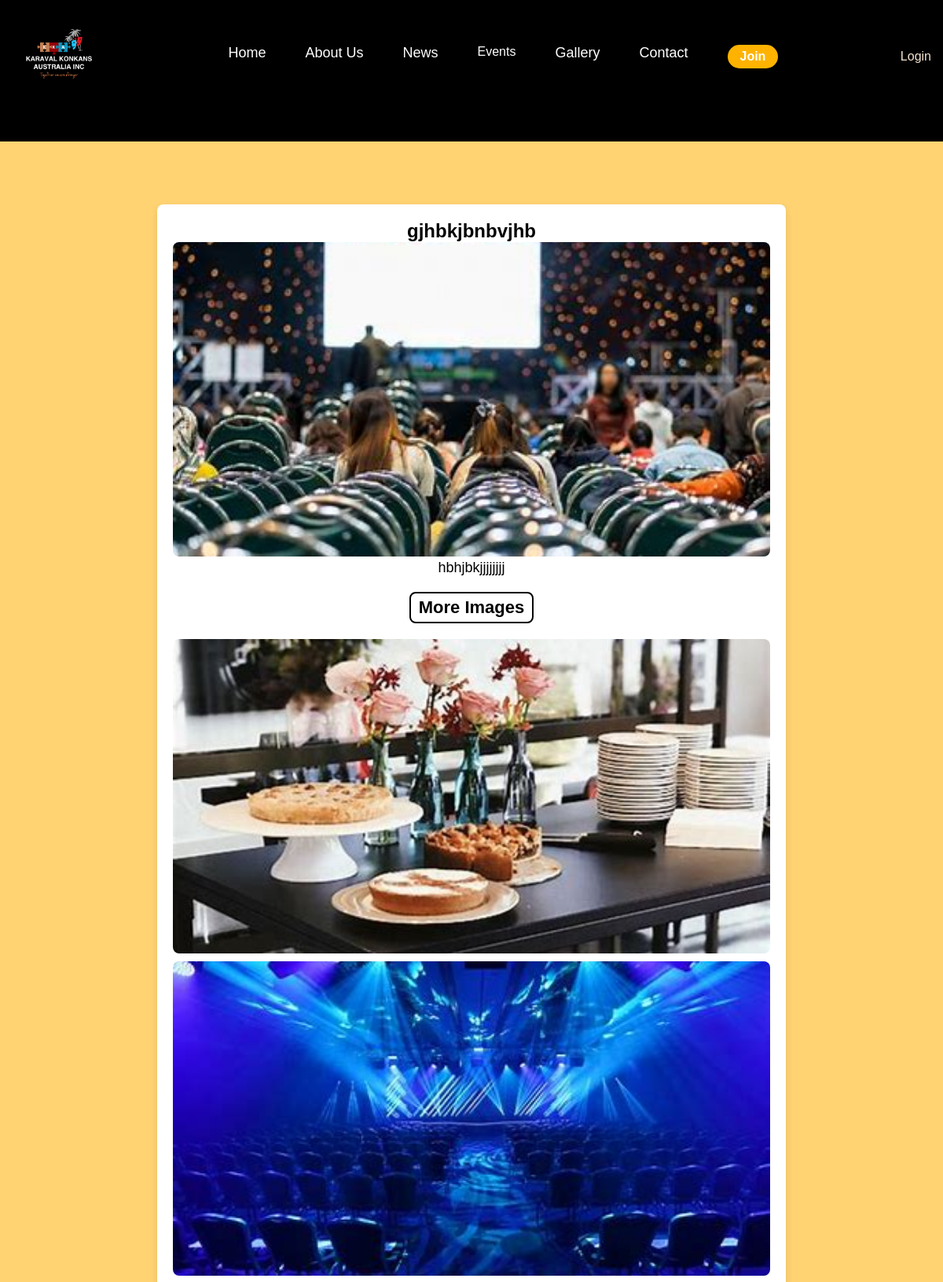
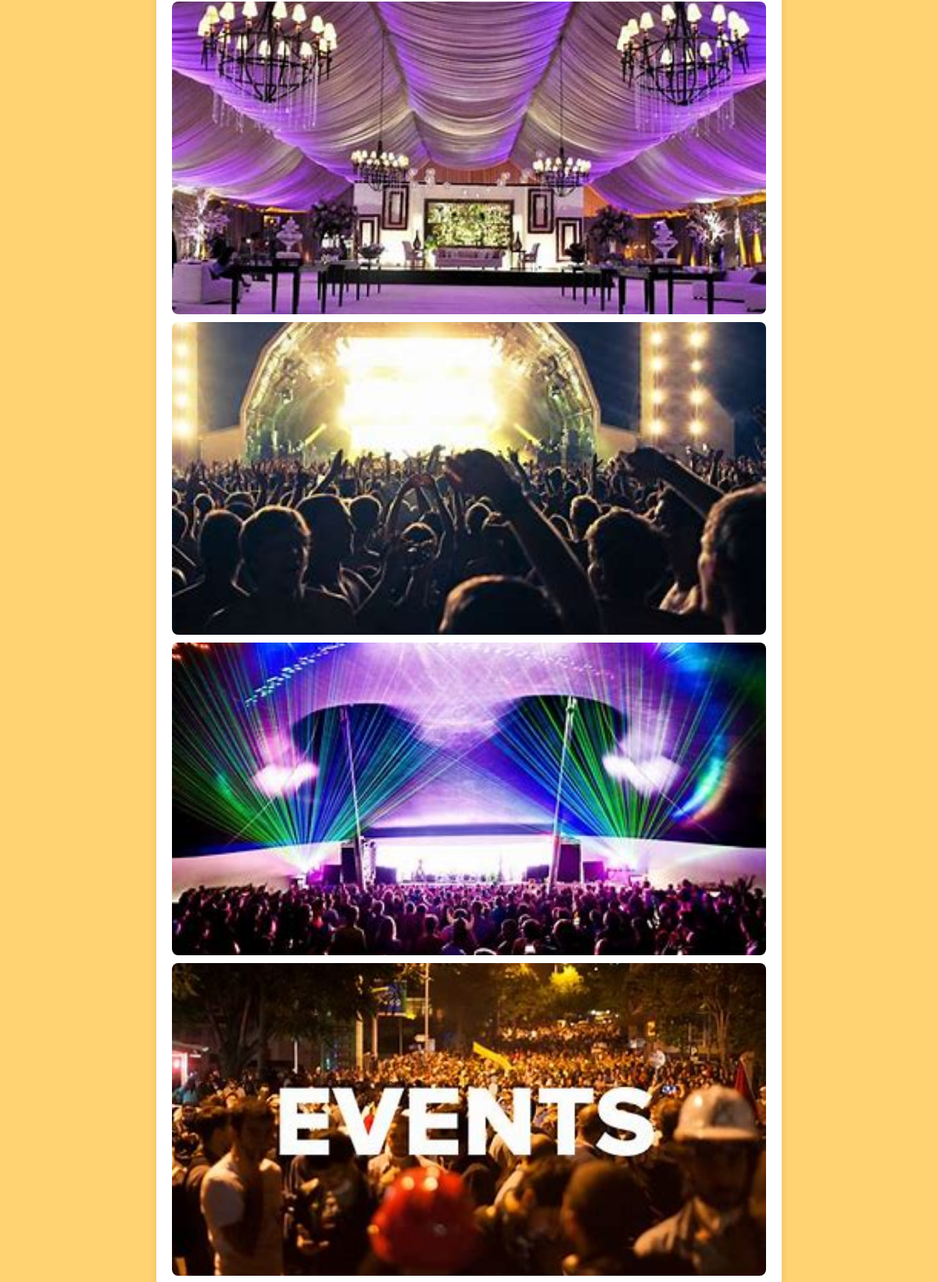
The app's page /gallery_details/25 (upper part) with its own data (2 pictures, top to bottom).
### tables this page shows
CREATE TABLE gallery (
    id INTEGER PRIMARY KEY AUTOINCREMENT,
    title TEXT NOT NULL,
    description TEXT NOT NULL,
    file_path TEXT NOT NULL
    , uploaded_at TIMESTAMP);

CREATE TABLE extra_images (
        id INTEGER PRIMARY KEY AUTOINCREMENT,
        event_id INTEGER,
        file_path TEXT NOT NULL,
        FOREIGN KEY (event_id) REFERENCES gallery(id) ON DELETE CASCADE
        );

### app.py (the view)
@app.route("/gallery_details/<int:event_id>")
def gallery_details(event_id):
    conn = sqlite3.connect(DB_PATH)
    cursor = conn.cursor()
    cursor.execute("SELECT id, title, description, file_path FROM gallery WHERE id = ?", (event_id,))
    event = cursor.fetchone()
    if not event:
        conn.close()
        return "Event not found", 404
    cursor.execute("SELECT file_path FROM extra_images WHERE event_id = ?", (event_id,))
    extra_images = [row[0] for row in cursor.fetchall()]
    conn.close()
    return render_template("gallery_details.html", event={
        "id": event[0],
        "title": event[1],
        "description": event[2],
        "file_path": event[3],
        "extra_images": extra_images
    })

### templates/gallery_details.html (shortened to what this page needs)
<!DOCTYPE html>
<html lang="en">
<head>
    <link rel="stylesheet" href="{{ url_for('static', filename='css/gallery_details.css') }}">
    <link rel="stylesheet" href="{{ url_for('static', filename='css/Header.css') }}">
    <link rel="stylesheet" href="{{ url_for('static', filename='css/nheader.css') }}">
    <link rel="stylesheet" href="{{ url_for('static', filename='css/profile.css') }}">
    <link rel="stylesheet" href="https://cdn.jsdelivr.net/npm/@mdi/font/css/materialdesignicons.min.css">
    <link rel="stylesheet" href="https://cdnjs.cloudflare.com/ajax/libs/font-awesome/6.4.2/css/all.min.css">
</head>
<body>
    <custom-navbar
        data-home="{{ url_for('home') }}"
        data-about="{{ url_for('aboutus') }}"
        data-news="{{ url_for('news') }}"
        data-past-events="{{ url_for('past_events') }}"
        data-upcoming-events="{{ url_for('upcoming_events') }}"
        data-gallery="{{ url_for('gallery') }}"
        data-contact="{{ url_for('contact') }}"
        data-logo="{{ url_for('static', filename='images/logo.png') }}"
        data-menu-icon="{{ url_for('static', filename='images/hamburger.png') }}"
        data-authenticated="{{ 'true' if 'user_id' in session else 'false' }}"
        data-profile="{{ url_for('profile') }}"
        data-logout="{{ url_for('logout') }}"
        data-login="{{ url_for('login') }}">
    </custom-navbar>
    <div class="gallery-details-container">
        <h1>{{ event.title }}</h1>
        <img src="{{ url_for('static', filename=event.file_path) }}" alt="{{ event.title }}">
        <p>{{ event.description }}</p>
        {% if event.extra_images %}
        <h2 class="extra-images-title">More Images</h2>
            <div class="extra-images">
                {% for img in event.extra_images %}
                    <img src="{{ url_for('static', filename=img) }}" alt="Extra Image">
                {% endfor %}
            </div>
        {% endif %}
    </div>
        {% include 'sponsors.html' %}
</body>
</html>

### static/css/gallery_details.css (style rules this page uses)
html, body { font-family: Arial, sans-serif; background-color: #FFD372; margin: 0; padding: 0; width: 100%; }
.gallery-details-container { max-width: 800px; margin: 20px auto; background: white; padding: 20px; border-radius: 8px; box-shadow: 0 4px 10px rgba(0, 0, 0, 0.1); text-align: center; margin-top: 80px; }
.gallery-details-container h1, .gallery-details-container p { color: black; text-align: center; font-size: 18px; }
.gallery-details-container h1 { font-size: 24px; font-weight: bold; }
.gallery-details-container img { width: 100%; max-height: 400px; object-fit: cover; border-radius: 8px; }
.extra-images { display: flex; flex-wrap: wrap; gap: 10px; justify-content: center; margin-top: 20px; }
.extra-images img { width: 100%; max-height: 400px; object-fit: cover; border-radius: 8px; }
.extra-images-title { text-align: center; font-size: 22px; font-weight: bold; color: black; margin-top: 20px; padding: 5px 10px; border: 2px solid black; display: inline-block; border-radius: 8px; background-color: white; }

### static/css/Header.css (style rules this page uses)
* { margin: 0; padding: 0; box-sizing: border-box; }
body { background: url("../images/bg.jpg") !important; background-size: cover; background-position: center; background-repeat: no-repeat; }

### static/css/nheader.css (style rules this page uses)
* { margin: 0; padding: 0; box-sizing: border-box; font-family: 'Poppins', sans-serif; }
body { background-color: black; color: white; padding-top: 80px; }

### records on screen
gallery: title "gjhbkjbnbvjhb", file_path (picture), description "hbhjbkjjjjjjjj"
extra_images: file_path (picture)
extra_images: file_path (picture)
extra_images: file_path (picture)
extra_images: file_path (picture)
extra_images: file_path (picture)
extra_images: file_path (picture)
